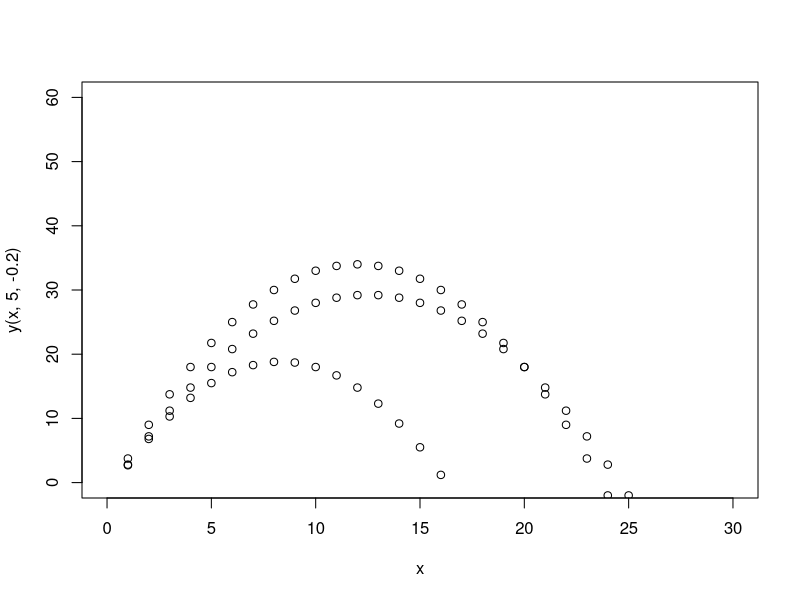
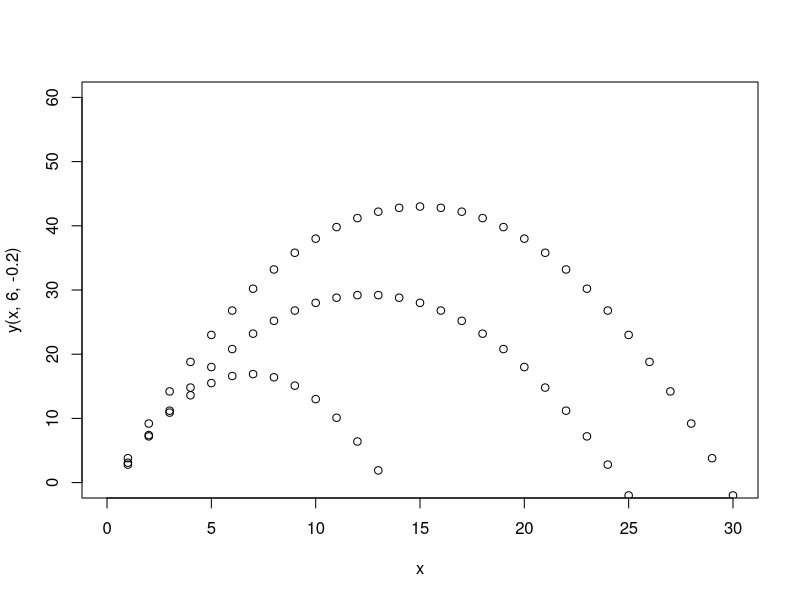

Reproduce these figures in R, in order.
y <- function(x,b1,b2){
  y <- b1*x + b2*I(x^2) - 2 
}


x <- 1:50
xrange <- c(0,30)
yrange <- c(0,60)
plot(x, y(x,5,-0.2), ylim=yrange, xlim=xrange)
points(x, y(x,6,-0.25), ylim=yrange, xlim=xrange )
points(x, y(x,5,-0.3), ylim=yrange, xlim=xrange)

plot(x, y(x,6,-0.2), ylim=yrange, xlim=xrange)
points(x, y(x,5.5,-0.4), ylim=yrange, xlim=xrange )
points(x, y(x,5,-0.2), ylim=yrange, xlim=xrange)
